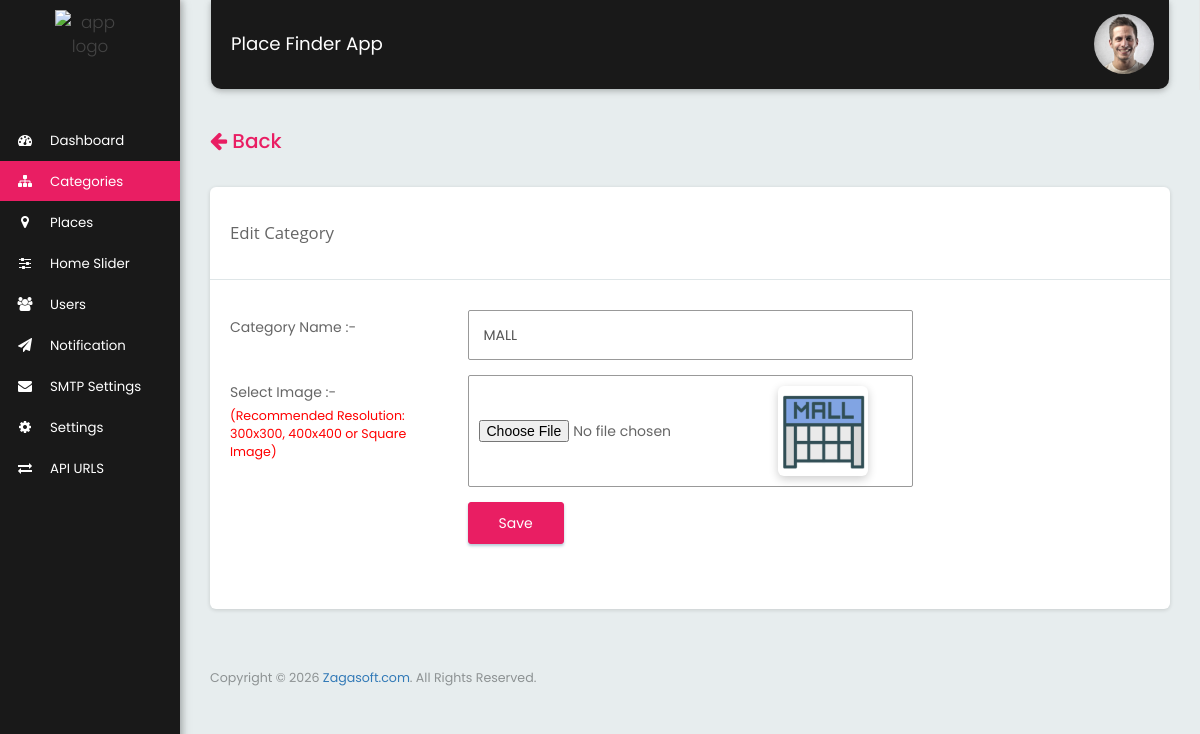
Screenshot of /add_category.php?cat_id=9 (signed in) with the database file from the repository.
### tables this page shows
CREATE TABLE `tbl_category` (
  `cid` int(11) NOT NULL,
  `category_name` varchar(255) NOT NULL,
  `category_image` varchar(255) NOT NULL,
  `path` varchar(255) NOT NULL,
  `status` int(1) NOT NULL DEFAULT 1
);

### add_category.php (the view, shortened to what this page needs)
<?php
$cat_id = 0;
if (isset($_GET['cat_id']) && (int)$_GET['cat_id'] > 0) {
    $cat_id = (int)$_GET['cat_id'];
} elseif (isset($_POST['cat_id']) && (int)$_POST['cat_id'] > 0) {
    $cat_id = (int)$_POST['cat_id'];
}
$page_title = ($cat_id > 0) ? 'Edit Category' : 'Add Category';
include("includes/header.php");
$row = array();
if ($cat_id > 0) {
    $stmt = mysqli_prepare($mysqli, "SELECT * FROM tbl_category WHERE `cid` = ?");
    if ($stmt) {
        mysqli_stmt_bind_param($stmt, "i", $cat_id);
        mysqli_stmt_execute($stmt);
        $result = mysqli_stmt_get_result($stmt);
        $row = mysqli_fetch_assoc($result);
    }
}
?>
<div class="row">
  <div class="col-md-12">
    <?php if (isset($_SERVER['HTTP_REFERER'])) { ?>
      <a href="<?= htmlspecialchars($_SERVER['HTTP_REFERER'], ENT_QUOTES, 'UTF-8'); ?>">
        <h4 class="pull-left" style="font-size: 20px; color: #e91e63"><i class="fa fa-arrow-left"></i> Back</h4>
      </a>
    <?php } ?>
    <div class="card">
      <div class="page_title_block">
        <div class="col-md-5 col-xs-12">
          <div class="page_title"><?= htmlspecialchars($page_title, ENT_QUOTES, 'UTF-8'); ?></div>
        </div>
      </div>
      <div class="clearfix"></div>
      <div class="card-body mrg_bottom">
        <form action="<?= ($cat_id == 0) ? 'add_category.php' : 'add_category.php?cat_id=' . $cat_id; ?>" name="addeditcategory" method="post" class="form form-horizontal" enctype="multipart/form-data">
          <div class="section">
            <div class="section-body">
              <div class="form-group">
                <label class="col-md-3 control-label">Category Name :-</label>
                <div class="col-md-6">
                  <input type="text" name="category_name" id="category_name" value="<?= isset($row['category_name']) ? htmlspecialchars($row['category_name'], ENT_QUOTES, 'UTF-8') : ''; ?>" class="form-control" required>
                </div>
              </div>
              <div class="form-group">
                <label class="col-md-3 control-label">Select Image :-
                  <p class="control-label-help">(Recommended Resolution: 300x300, 400x400 or Square Image)</p>
                </label>
                <div class="col-md-6">
                  <div class="fileupload_block">
                    <input type="file" name="category_image" id="fileupload">
                    <div class="fileupload_img featured_image">
                      <?php if (!empty($row['category_image']) && file_exists('images/' . $row['category_image'])) { ?>
                        <img src="images/<?= htmlspecialchars($row['category_image'], ENT_QUOTES, 'UTF-8'); ?>" alt="Featured image" id="ImdID" style="height: 90px; width: 90px; object-fit: cover;"/>
                      <?php } else { ?>
                        <img id="ImdID" src="assets/images/landscape.jpg" alt="Featured image" style="height: 90px; width: 90px"/>
                      <?php } ?>
                    </div>
                  </div>
                </div>
              </div>
              <div class="form-group">
                <div class="col-md-9 col-md-offset-3">
                  <button type="submit" name="submit" class="btn btn-primary">Save</button>
                </div>
              </div>
            </div>
          </div>
        </form>
      </div>
    </div>
  </div>
</div>
<?php include("includes/footer.php"); ?>

### includes/header.php (style rules this page uses)
p.control-label-help { color: red !important; }

### rows the page displays
tbl_category: category_name "MALL", category_image (picture)

### other values shown
APP_NAME "Place Finder App"
$page_title "Edit Category"
